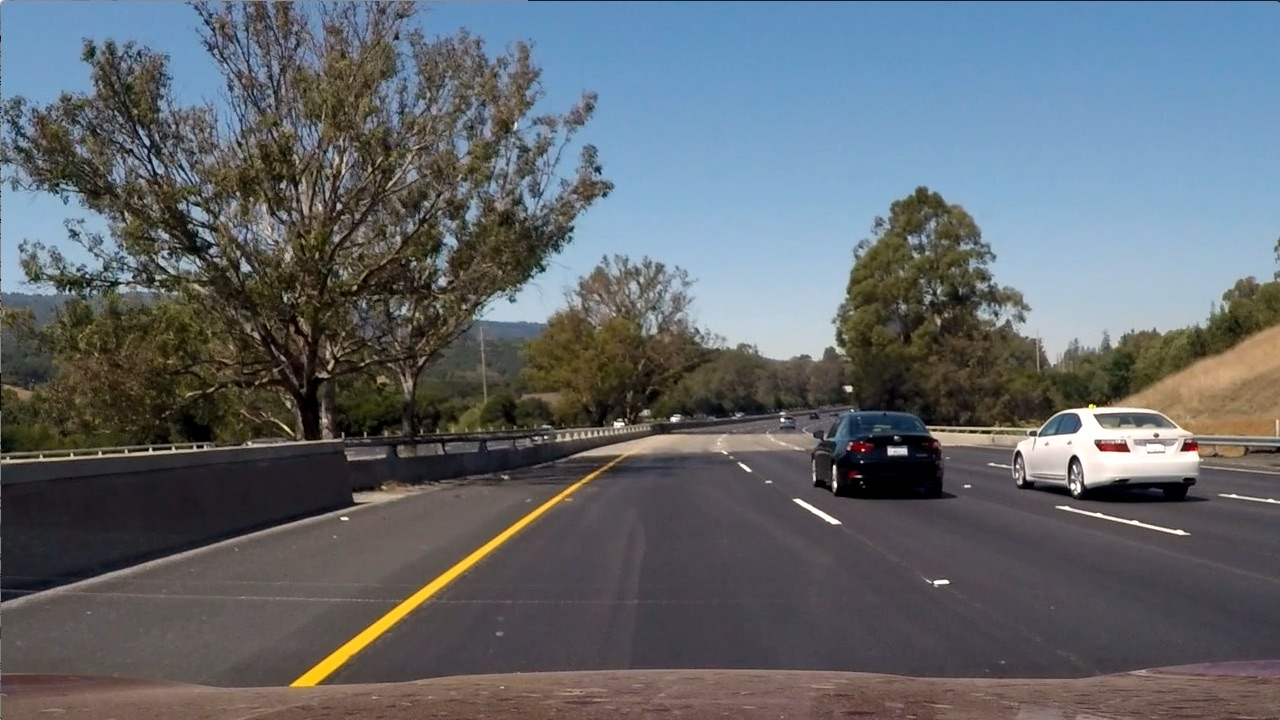
#> input picture CODE/lane-detection/resources/test_images/test6.jpg, 1280 x 720 px, found by its file name
$ jupyter execute lane_detection.ipynb   (shell and % lines are left out)
#> lines starting #> are read from the running program, lines starting #| are printed output that depends on the picture; after the words box and inside, x2 and y2 are one past the last pixel; in counts of white or black regions, pixels touching at a corner belong together
[cell 1]
#Importing some useful packages
import matplotlib.pyplot as plt
import matplotlib.image as mpimg
import numpy as np
import cv2
import os
import glob

[cell 2]
# [20 lines left out: function list_images, not called in this run]

[cell 3]
def display_image(test_image):
    plt.figure(figsize=(10,11))
    cmap = None
    cmap = 'gray' if len(test_image.shape) == 2 else cmap
    img = cv2.resize(test_image, (480, 270))
    plt.imshow(img, cmap = cmap)
    plt.xticks([])
    plt.yticks([])
    plt.show()

[cell 4]
#Reading in the test images
test_image = plt.imread('D:/Academic stuff/MSIS Github/Mini-project-data/Curved-Lane-Lines-master/test_images/test6.jpg')
#> test_image is the input picture: shape (720, 1280, 3); mean R, G, B 97, 102.6, 107.9
display_image(test_image)
#list_images(test_images)

[cell 5]
def RGB_colour_selection(image):
    """
    Apply color selection to RGB images to blackout everything except for white and yellow lane lines.
        Parameters:
            image: An np.array compatible with plt.imshow.
    """
    #White color mask
    lower_threshold = np.uint8([200, 200, 200])
    upper_threshold = np.uint8([255, 255, 255])
    white_mask = cv2.inRange(image, lower_threshold, upper_threshold)
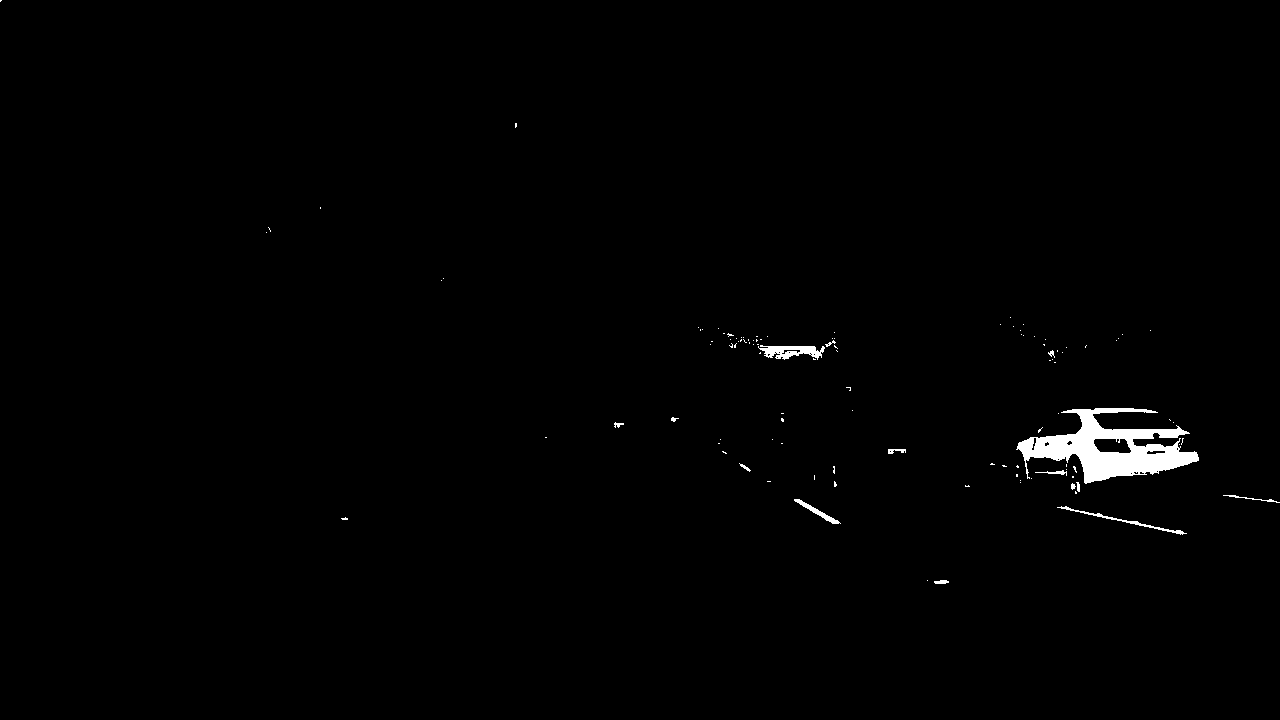
#> white_mask: shape (720, 1280); 0.85% white; 111 white regions (96 under 20 px), largest, box (x1, y1, x2, y2) and area: (1016, 408, 1199, 484) 6004, (758, 345, 825, 360) 571, (1057, 506, 1187, 535) 315

    #Yellow color mask
    lower_threshold = np.uint8([175, 175,   0])
    upper_threshold = np.uint8([255, 255, 255])
    yellow_mask = cv2.inRange(image, lower_threshold, upper_threshold)
#> yellow_mask: shape (720, 1280); 3.7% white; 387 white regions (341 under 20 px), largest, box (x1, y1, x2, y2) and area: (684, 277, 849, 361) 9360, (930, 404, 1200, 485) 8403, (997, 281, 1210, 366) 7209

    #Combine white and yellow masks
    mask = cv2.bitwise_or(white_mask, yellow_mask)
    masked_image = cv2.bitwise_and(image, image, mask = mask)

    return masked_image

[cell 6]
rgb_selection = RGB_colour_selection(test_image)
display_image(rgb_selection)
print(rgb_selection.shape)
#| (720, 1280, 3)

[cell 7]
def create_mask(resized_img):
    ## CREATING MASK FOR THE ROAD ##
    img_mask = np.zeros(resized_img.shape[:2], dtype="uint8")
    cv2.rectangle(img_mask, (0, 720), (1280, 400), 255, -1)
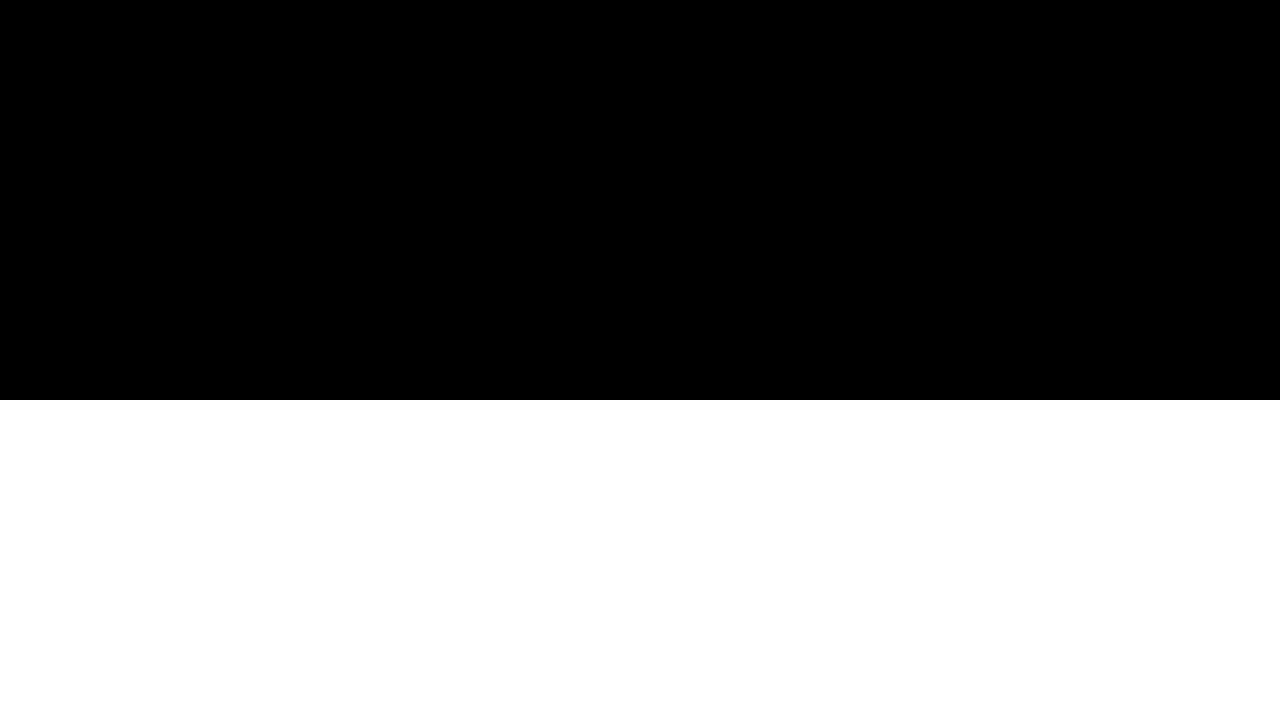
#> img_mask: shape (720, 1280); 44.4% white; 1 white region, box (x1, y1, x2, y2) and area: (0, 400, 1280, 720) 409600
    masked_img = cv2.bitwise_and(resized_img, resized_img, mask = img_mask)
    return masked_img

[cell 8]
display_image(create_mask(rgb_selection))
rgb_selection = create_mask(rgb_selection)

[cell 9]
def convert_hsl(image):
    """
    Convert RGB images to HSL.
        Parameters:
            image: An np.array compatible with plt.imshow.
    """
    return cv2.cvtColor(image, cv2.COLOR_RGB2HLS)
#> returned value: shape (720, 1280, 3); mean of channels 0, 1, 2 0.3, 3.2, 2.4

display_image(convert_hsl(rgb_selection))

[cell 10]
def HSL_colour_selection(image):
    """
    Apply color selection to the HSL images to blackout everything except for white and yellow lane lines.
        Parameters:
            image: An np.array compatible with plt.imshow.
    """
    #Convert the input image to HSL
    converted_image = convert_hsl(image)

    #White color mask
    lower_threshold = np.uint8([0, 170, 0])
    upper_threshold = np.uint8([255, 255, 255])
    white_mask = cv2.inRange(converted_image, lower_threshold, upper_threshold)
#> white_mask: shape (720, 1280); 1.2% white; 153 white regions (125 under 20 px), largest, box (x1, y1, x2, y2) and area: (930, 405, 1200, 485) 8278, (579, 435, 686, 455) 607, (1057, 506, 1189, 535) 401

    #Yellow color mask
    lower_threshold = np.uint8([10, 0, 100])
    upper_threshold = np.uint8([40, 255, 255])
    yellow_mask = cv2.inRange(converted_image, lower_threshold, upper_threshold)
#> yellow_mask: shape (720, 1280); 0.82% white; 50 white regions (38 under 20 px), largest, box (x1, y1, x2, y2) and area: (1046, 404, 1199, 480) 3708, (290, 483, 581, 686) 2849, (1088, 513, 1184, 534) 186

    #Combine white and yellow masks
    mask = cv2.bitwise_or(white_mask, yellow_mask)
#> mask: shape (720, 1280); 1.5% white; 126 white regions (99 under 20 px), largest, box (x1, y1, x2, y2) and area: (930, 404, 1200, 485) 8285, (290, 483, 581, 686) 2849, (579, 435, 686, 455) 607
    masked_image = cv2.bitwise_and(image, image, mask = mask)

    return masked_image

[cell 11]
display_image(HSL_colour_selection(rgb_selection))

[cell 12]
color_selected_image = RGB_colour_selection(rgb_selection)
display_image(RGB_colour_selection(rgb_selection))

# ***Canny Edge Detection:***
   The Canny edge detector is an edge detection operator that uses a multi-stage algorithm to detect a wide range of edges in images

[cell 13]
#Gray scaling the images
def gray_scale(image):
    """
    Convert images to gray scale.
        Parameters:
            image: An np.array compatible with plt.imshow.
    """
    return cv2.cvtColor(image, cv2.COLOR_RGB2GRAY)
#> returned value: shape (720, 1280)

[cell 14]
gray_image = gray_scale(color_selected_image)
display_image(gray_image)

[cell 15]
#Applying gaussian smoothing
def gaussian_smoothing(image, kernel_size = 11):
    """
    Apply Gaussian filter to the input image.
        Parameters:
            image: An np.array compatible with plt.imshow.
            kernel_size (Default = 13): The size of the Gaussian kernel will affect the performance of the detector.
            It must be an odd number (3, 5, 7, ...).
    """
#> called with kernel_size = 11
    return cv2.GaussianBlur(image, (kernel_size, kernel_size), 0)

[cell 16]
blur_image = gaussian_smoothing(gray_image)
display_image(blur_image)

[cell 17]
#Applying canny edge detection
def canny_detector(image, low_threshold = 50, high_threshold = 170):
    """
    Apply Canny Edge Detection algorithm to the input image.
        Parameters:
            image: An np.array compatible with plt.imshow.
            low_threshold (Default = 50).
            high_threshold (Default = 150).
    """
#> called with low_threshold = 50, high_threshold = 170
    return cv2.Canny(image, low_threshold, high_threshold)
#> returned value: shape (720, 1280); 0.5% white in thin lines or dots, all inside (x1, y1, x2, y2) = (0, 405, 1280, 687)

[cell 18]
edge_detected_image = canny_detector(blur_image)
display_image(edge_detected_image)

[cell 19]
def region_selection(image):
    """
    Determine and cut the region of interest in the input image.
        Parameters:
            image: An np.array compatible with plt.imshow.
    """
    mask = np.zeros_like(image)
    #Defining a 3 channel or 1 channel color to fill the mask with depending on the input image
    if len(image.shape) > 2:
        channel_count = image.shape[2]
        ignore_mask_color = (255,) * channel_count
    else:
        ignore_mask_color = 255
    #We could have used fixed numbers as the vertices of the polygon,
    #but they will not be applicable to images with different dimesnions.
    rows, cols = image.shape[:2]
    bottom_left  = [cols * 0.1, rows * 0.95]
    top_left     = [cols * 0.4, rows * 0.6]
    bottom_right = [cols * 0.9, rows * 0.8]
    top_right    = [cols * 0.6, rows * 0.5]
    vertices = np.array([[bottom_left, top_left, top_right, bottom_right]], dtype=np.int32)
    cv2.fillPoly(mask, vertices, ignore_mask_color)
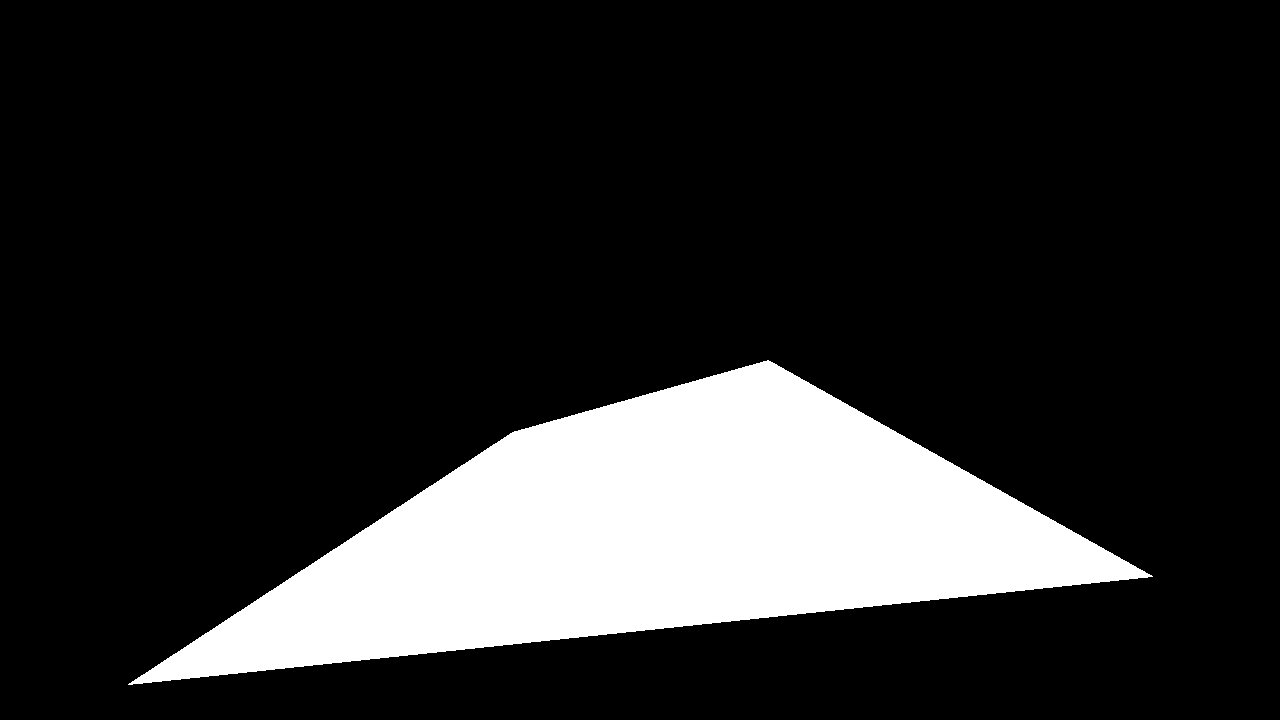
#> mask: shape (720, 1280); 16.4% white; 1 white region, box (x1, y1, x2, y2) and area: (128, 360, 1153, 685) 150789
    masked_image = cv2.bitwise_and(image, mask)
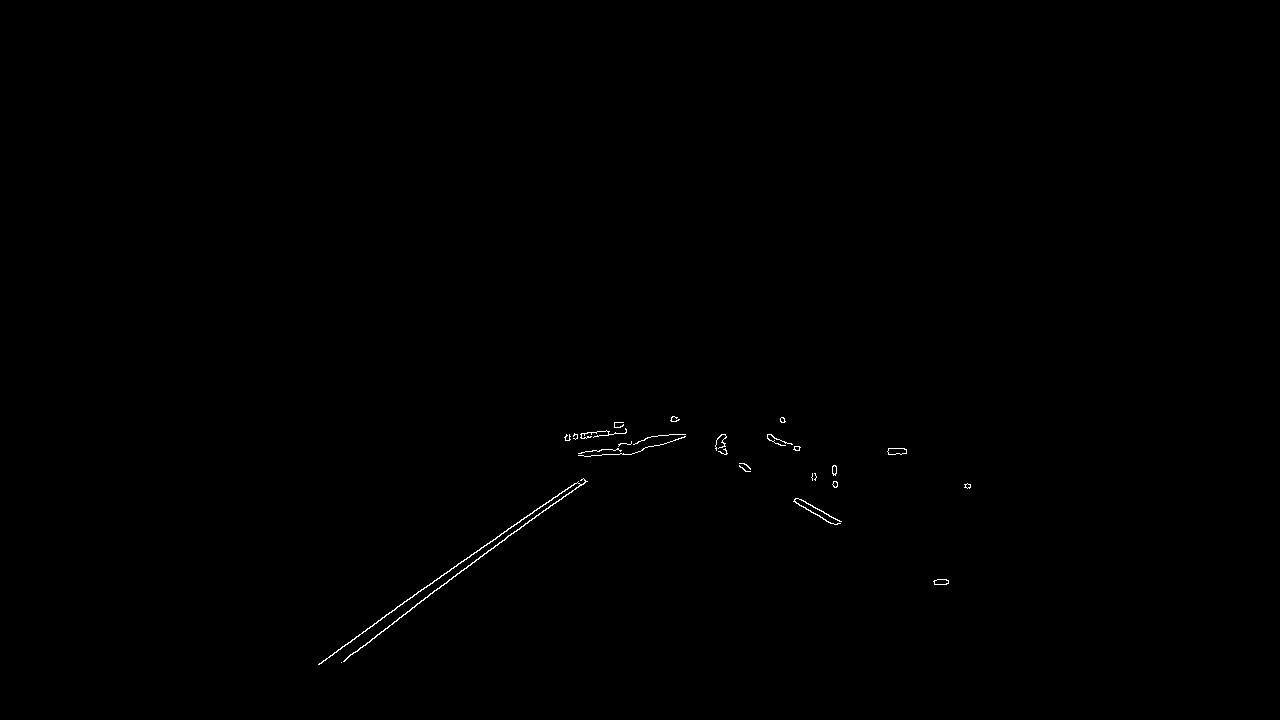
#> masked_image: shape (720, 1280); 0.2% white in thin lines or dots, all inside (x1, y1, x2, y2) = (318, 416, 971, 665)
    return masked_image

[cell 20]
masked_image = region_selection(edge_detected_image)
display_image(masked_image)

$ run again, with CODE/lane-detection/resources/test_images/test1.jpg copied over CODE/lane-detection/resources/test_images/test6.jpg
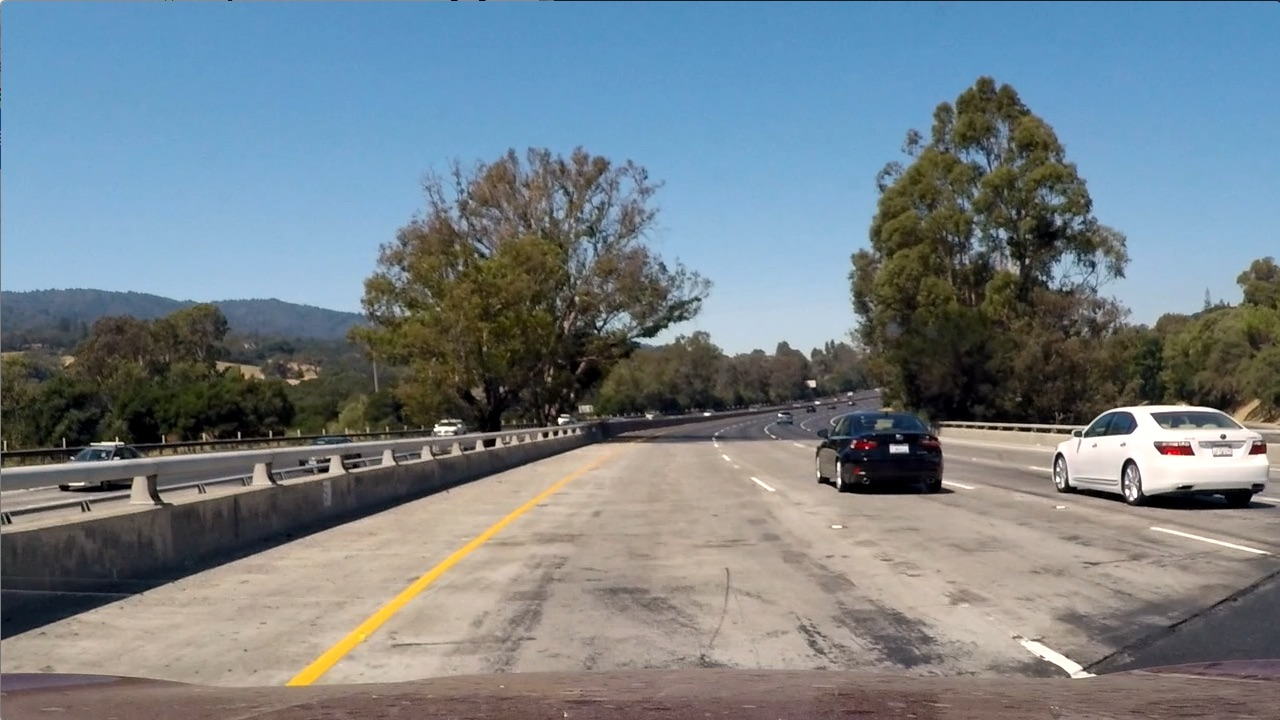
#> input picture CODE/lane-detection/resources/test_images/test1.jpg, 1280 x 720 px, found by its file name
#> test_image is the input picture: shape (720, 1280, 3); mean R, G, B 117.5, 128.7, 135.5
#> in RGB_colour_selection, `white_mask = cv2.inRange(image, lower_threshold, upper_threshold)`:
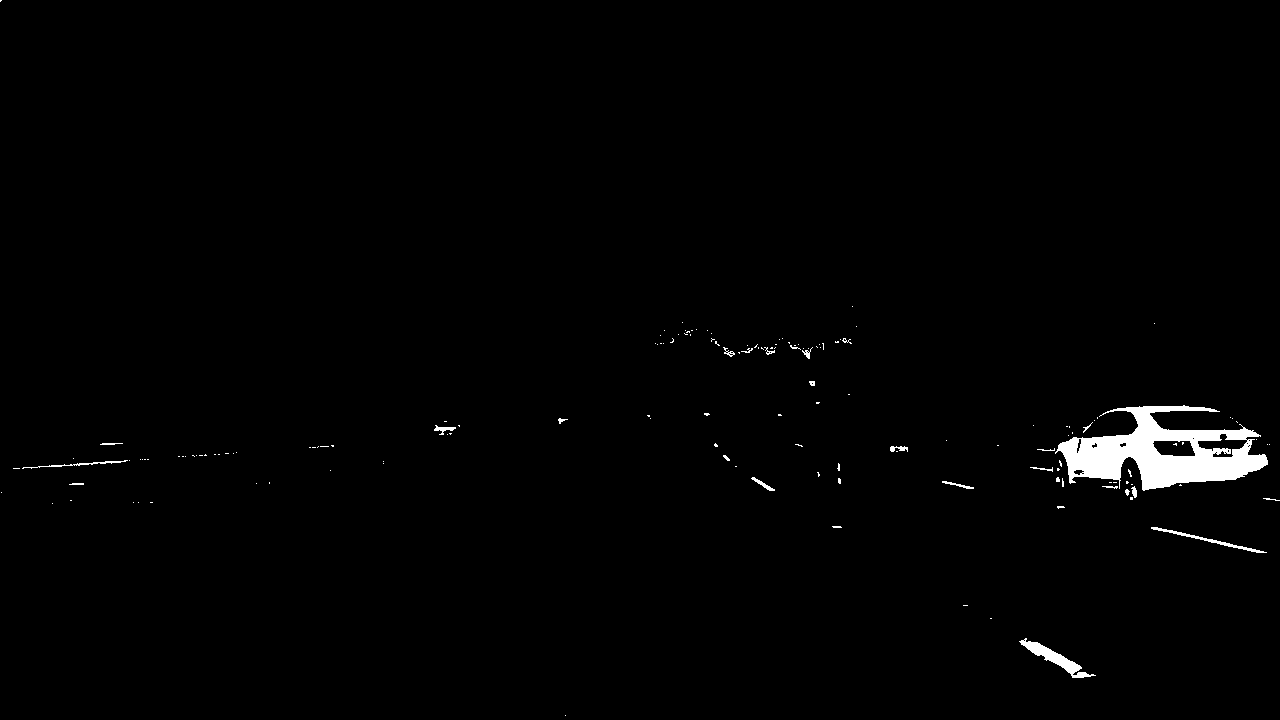
#> white_mask: shape (720, 1280); 1.2% white; 155 white regions (130 under 20 px), largest, box (x1, y1, x2, y2) and area: (1055, 405, 1268, 491) 8780, (1019, 638, 1096, 678) 737, (1151, 527, 1267, 553) 337
#| (720, 1280, 3)
#> img_mask: shape (720, 1280); 44.4% white; 1 white region, box (x1, y1, x2, y2) and area: (0, 400, 1280, 720) 409600
#> img: shape (270, 480, 3); mean of channels 0, 1, 2 1.5, 17.3, 7.5
#> img: shape (270, 480)
#> in display_image (call 10), `img = cv2.resize(test_image, (480, 270))`:
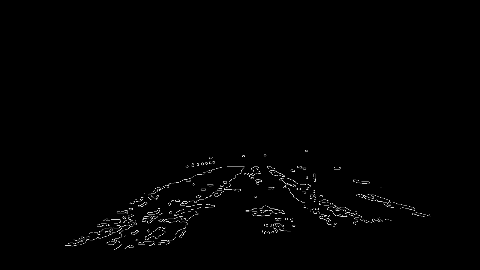
#> img: shape (270, 480); min 0, max 255, mean 2.2
